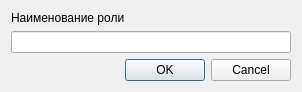
<?xml version="1.0" encoding="UTF-8"?>
<ui version="4.0">
 <class>DialogCardRole</class>
 <widget class="QDialog" name="DialogCardRole">
  <property name="geometry">
   <rect>
    <x>0</x>
    <y>0</y>
    <width>302</width>
    <height>86</height>
   </rect>
  </property>
  <property name="windowTitle">
   <string>Роль пользователей</string>
  </property>
  <layout class="QVBoxLayout" name="verticalLayout">
   <item>
    <widget class="QLabel" name="label">
     <property name="text">
      <string>Наименование роли</string>
     </property>
    </widget>
   </item>
   <item>
    <widget class="QLineEdit" name="lineEdit"/>
   </item>
   <item>
    <widget class="QDialogButtonBox" name="buttonBox">
     <property name="orientation">
      <enum>Qt::Horizontal</enum>
     </property>
     <property name="standardButtons">
      <set>QDialogButtonBox::Cancel|QDialogButtonBox::Ok</set>
     </property>
    </widget>
   </item>
  </layout>
 </widget>
 <resources/>
 <connections>
  <connection>
   <sender>buttonBox</sender>
   <signal>accepted()</signal>
   <receiver>DialogCardRole</receiver>
   <slot>accept()</slot>
   <hints>
    <hint type="sourcelabel">
     <x>248</x>
     <y>254</y>
    </hint>
    <hint type="destinationlabel">
     <x>157</x>
     <y>274</y>
    </hint>
   </hints>
  </connection>
  <connection>
   <sender>buttonBox</sender>
   <signal>rejected()</signal>
   <receiver>DialogCardRole</receiver>
   <slot>reject()</slot>
   <hints>
    <hint type="sourcelabel">
     <x>316</x>
     <y>260</y>
    </hint>
    <hint type="destinationlabel">
     <x>286</x>
     <y>274</y>
    </hint>
   </hints>
  </connection>
 </connections>
</ui>
